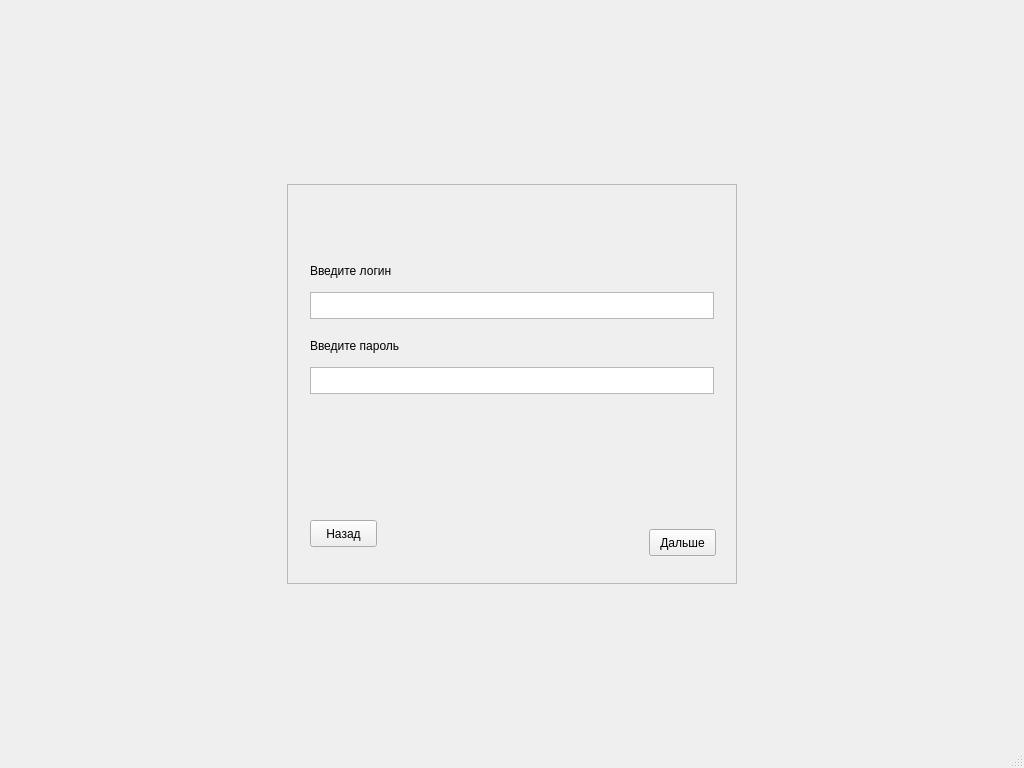
<?xml version="1.0" encoding="UTF-8"?>
<ui version="4.0">
 <class>AuthorizationWindow</class>
 <widget class="QMainWindow" name="AuthorizationWindow">
  <property name="geometry">
   <rect>
    <x>0</x>
    <y>0</y>
    <width>1024</width>
    <height>768</height>
   </rect>
  </property>
  <property name="windowTitle">
   <string>Онлайн игра. Вход</string>
  </property>
  <widget class="QWidget" name="centralwidget">
   <widget class="QFrame" name="frame">
    <property name="geometry">
     <rect>
      <x>287</x>
      <y>184</y>
      <width>450</width>
      <height>400</height>
     </rect>
    </property>
    <property name="frameShape">
     <enum>QFrame::StyledPanel</enum>
    </property>
    <property name="frameShadow">
     <enum>QFrame::Plain</enum>
    </property>
    <property name="lineWidth">
     <number>5</number>
    </property>
    <property name="midLineWidth">
     <number>5</number>
    </property>
   </widget>
   <widget class="QLabel" name="labelUsername">
    <property name="geometry">
     <rect>
      <x>310</x>
      <y>260</y>
      <width>106</width>
      <height>21</height>
     </rect>
    </property>
    <property name="text">
     <string>Введите логин</string>
    </property>
   </widget>
   <widget class="QPlainTextEdit" name="plainTextEditUsername">
    <property name="geometry">
     <rect>
      <x>310</x>
      <y>292</y>
      <width>404</width>
      <height>27</height>
     </rect>
    </property>
   </widget>
   <widget class="QLabel" name="labelPassword">
    <property name="geometry">
     <rect>
      <x>310</x>
      <y>335</y>
      <width>103</width>
      <height>21</height>
     </rect>
    </property>
    <property name="text">
     <string>Введите пароль</string>
    </property>
   </widget>
   <widget class="QPlainTextEdit" name="plainTextEditPassword">
    <property name="geometry">
     <rect>
      <x>310</x>
      <y>367</y>
      <width>404</width>
      <height>27</height>
     </rect>
    </property>
   </widget>
   <widget class="QPushButton" name="buttonBack">
    <property name="geometry">
     <rect>
      <x>310</x>
      <y>520</y>
      <width>67</width>
      <height>27</height>
     </rect>
    </property>
    <property name="text">
     <string>Назад</string>
    </property>
   </widget>
   <widget class="QPushButton" name="buttonNext">
    <property name="geometry">
     <rect>
      <x>649</x>
      <y>529</y>
      <width>67</width>
      <height>27</height>
     </rect>
    </property>
    <property name="text">
     <string>Дальше</string>
    </property>
   </widget>
  </widget>
  <widget class="QMenuBar" name="menubar">
   <property name="geometry">
    <rect>
     <x>0</x>
     <y>0</y>
     <width>1024</width>
     <height>21</height>
    </rect>
   </property>
  </widget>
  <widget class="QStatusBar" name="statusbar"/>
 </widget>
 <resources/>
 <connections/>
</ui>
